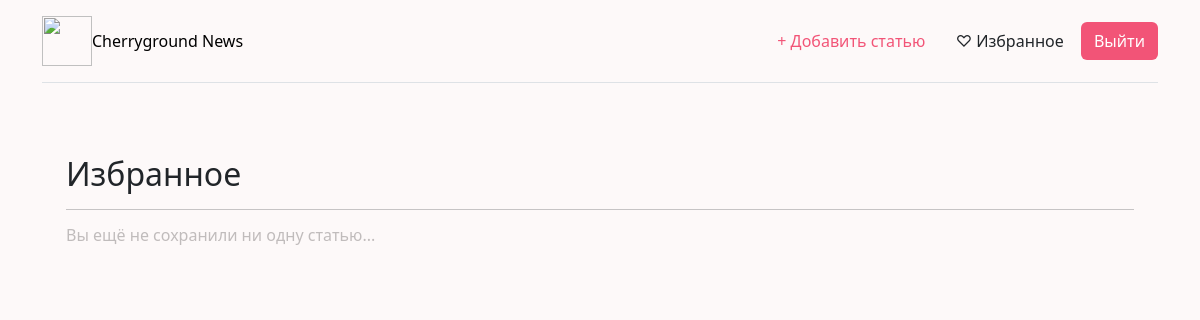
Page /saved (signed in) on the earlier database version.
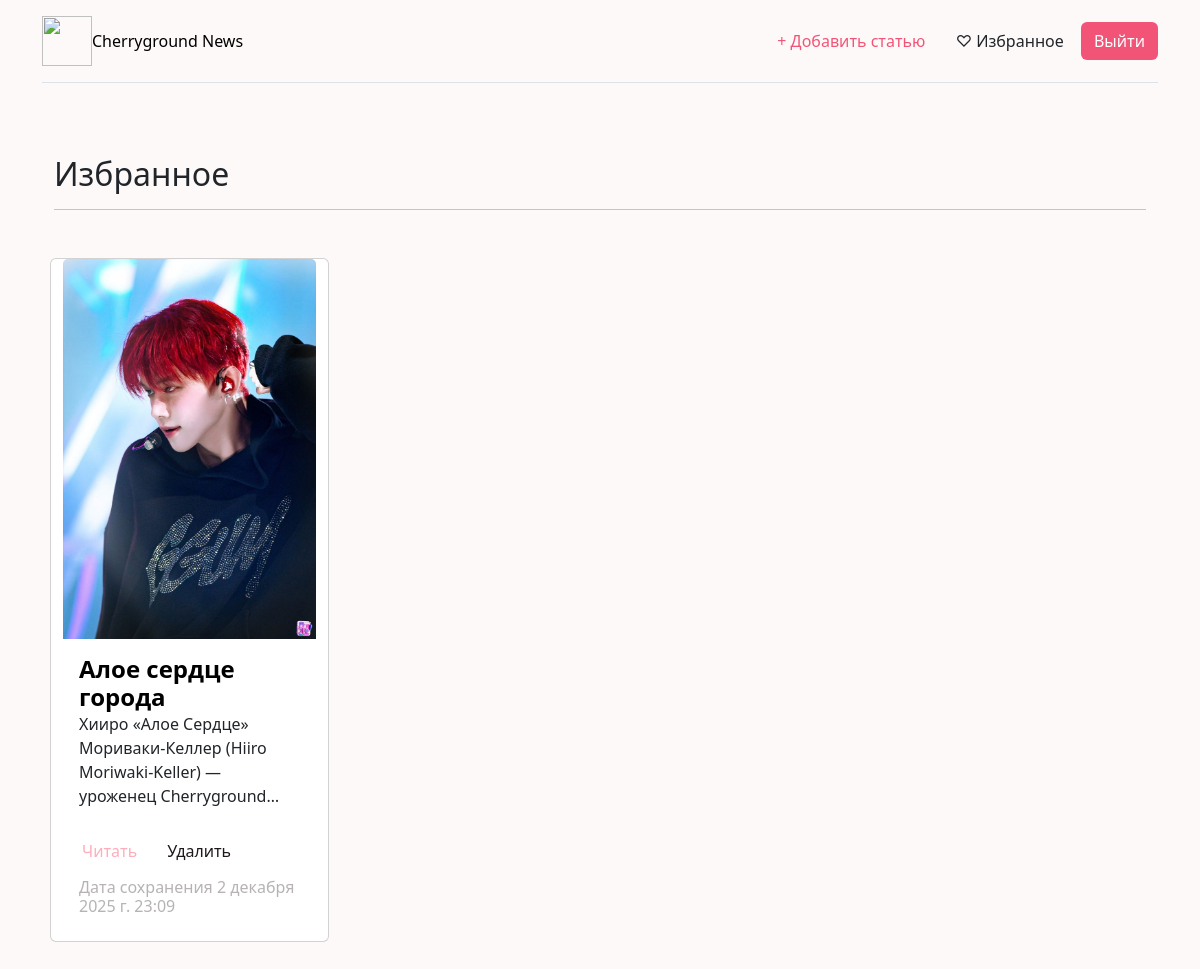
Same page on the later database version.
### index/models.py (models this page shows, shortened)
class SavedArticle(models.Model):
    user_id = models.IntegerField()
    article = models.ForeignKey(News, on_delete=models.CASCADE)
    saved_date = models.DateTimeField(auto_now_add=True)
    class Meta:
        verbose_name = "Избранное"
        verbose_name_plural = "Избранное"

class News(models.Model):
    title = models.CharField(max_length=128, verbose_name="Заголовок")
    text = models.TextField(verbose_name="Текст")
    photo = models.ImageField(upload_to="media", verbose_name="Фото", blank=True, null=True)
    category = models.ForeignKey(NewsCategory, on_delete=models.CASCADE, verbose_name="Категория")
    added_date = models.DateTimeField(auto_now_add=True)
    class Meta:
        verbose_name = "заголовок"
        verbose_name_plural = "заголовки"

### index/views.py (the view)
# urls.py: path('saved', views.saved_page),
def saved_page(request):
    user_saved_articles = models.SavedArticle.objects.filter(user_id=request.user.id)
    context = {
        'saved': user_saved_articles
    }
    return render(request, 'saved.html', context)

### index/templates/saved.html (shortened to what this page needs)
<!DOCTYPE html>
{% load static %}
<html lang="en">
<head>
    <link rel="stylesheet" href="https://cdn.jsdelivr.net/npm/bootstrap@5.3.8/dist/css/bootstrap.min.css">
    <link rel="stylesheet" href="{% static 'css/saved.css'%} ">
</head>
<body>
<div class="container">
    <header class="d-flex flex-wrap align-items-center justify-content-center justify-content-md-between py-3 mb-4 border-bottom">
        <div>
            <a href="/" class="d-flex align-items-center mb-2 mb-lg-0 link-body-emphasis text-decoration-none">
                <img src="https://media.istockphoto.com/id/1142625085/vector/cute-flower-icon-in-flat-design-cherry-blossoms.jpg?s=612x612&w=0&k=20&c=TIN_uIMRGwVpi4VttwWViF0rhmHTvJG7PF1UcPHu6jI="
                     width="50" height="50" alt=""><span>Cherryground News</span>
            </a>
        </div>
        {% if user.is_authenticated %}
        <div class="col text-end">
            <a href="/create" class="btn" role="button" style="color:  #f25477">+ Добавить статью</a>
            <a href="/saved" class="btn" role="button">&#x2661; Избранное</a>
            <a href="/logout" class="btn" role="button" style="background-color: #f25477; color: white">Выйти</a>
        </div>
        {% else %}
        <div class="col-md-3 text-end">
            <a href="/register" class="btn" role="button" style="color:  #f25477">Регистрация</a>
            <a href="{% url 'login' %}" class="btn" role="button"
               style="background-color: #f25477; color: white">Войти</a>
        </div>
        {% endif %}
    </header>
</div>
<div class="container px-4 py-5" id="icon-grid">
    {% if saved|length > 0%}
    <h2>Избранное</h2>
    <hr>
    <div class="row row-cols-1 row-cols-sm-2 row-cols-md-3 row-cols-lg-4 g-4 py-5">
        {% for item in saved %}
        <div class="col d-flex m-2 card">
            <a href="/news/{{ item.article.id }}"><img src="{{ item.article.photo.url}}" alt="{{item.article.title}}"
                                                       class="card-img-top"></a>
            <div class="col card-body">
                <h4 class="fw-bold mb-0 fs-4 text-body-emphasis">{{item.article.title}}</h4>
                <p>{{item.article.text}}</p>
                <div class="row cols-2">
                    <a href="/news/{{ item.article.id }}" class="nav-link active read" role="button">Читать</a>
                    <a href="/delete-from-saved/{{ item.article.id }}" class="nav-link active delete" role="button">Удалить</a>
                </div>
                <h6 style="color: rgba(152,146,147,0.7)" >Дата сохранения {{item.saved_date}}</h6>
            </div>
        </div>
        {%endfor%}
    </div>
    {% else %}
    <div class="container">
        <h2>Избранное</h2>
        <hr>
        <h6 style="color: rgba(152,146,147,0.6)">Вы ещё не сохранили ни одну статью...</h6>
    </div>
    {% endif %}
</div>
</body>
</html>

Differences in the rows shown:
added SavedArticle: article.photo (picture), article "Алое сердце города", article.text "Хииро «Алое Сердце» Мориваки-Келлер (Hiiro Moriwaki-Keller) — уроженец…", saved_date "2 декабря 2025 г. 23:09"
Other differences:
text no longer shown: "Вы ещё не сохранили ни одну статью..."
